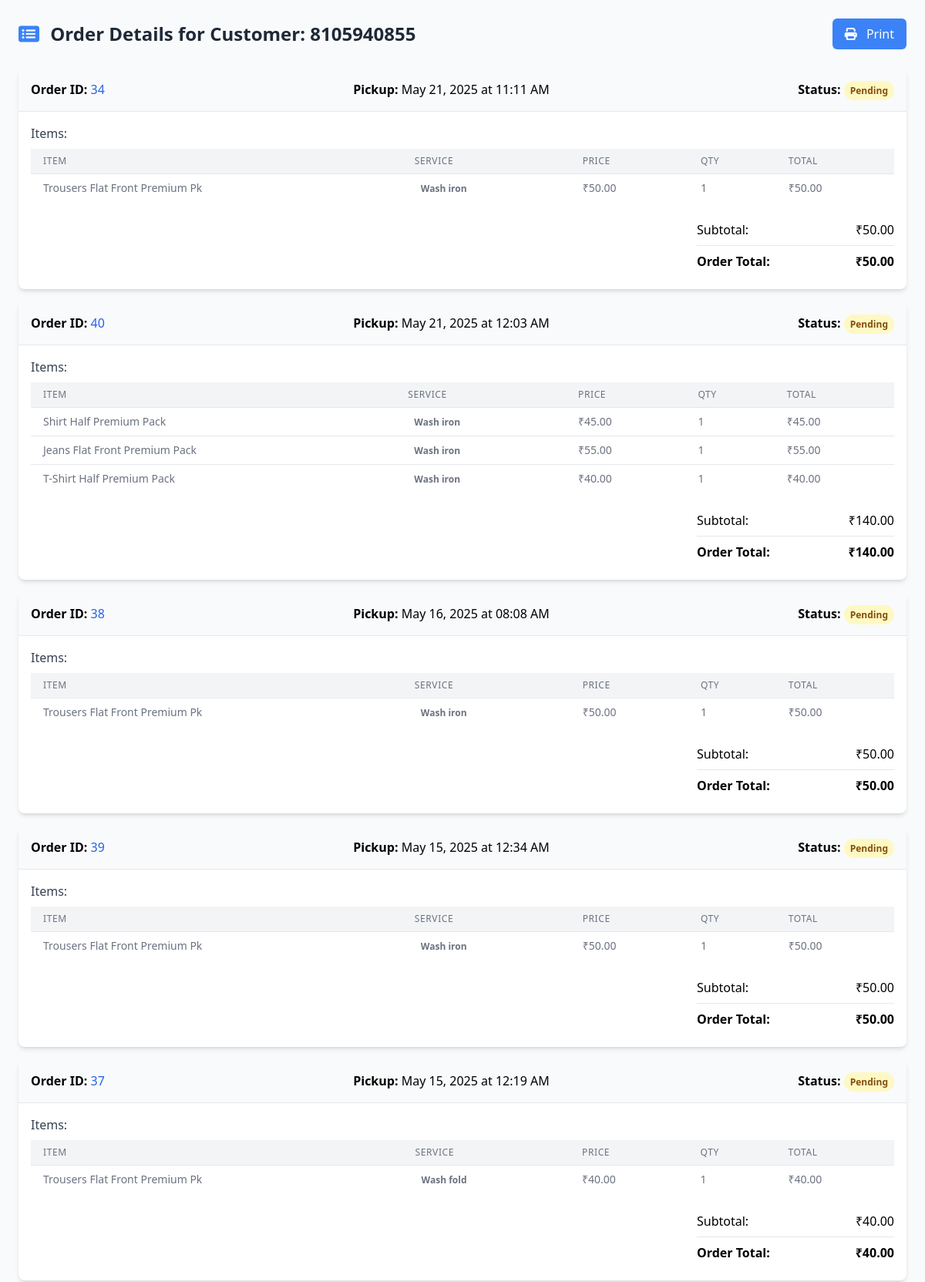
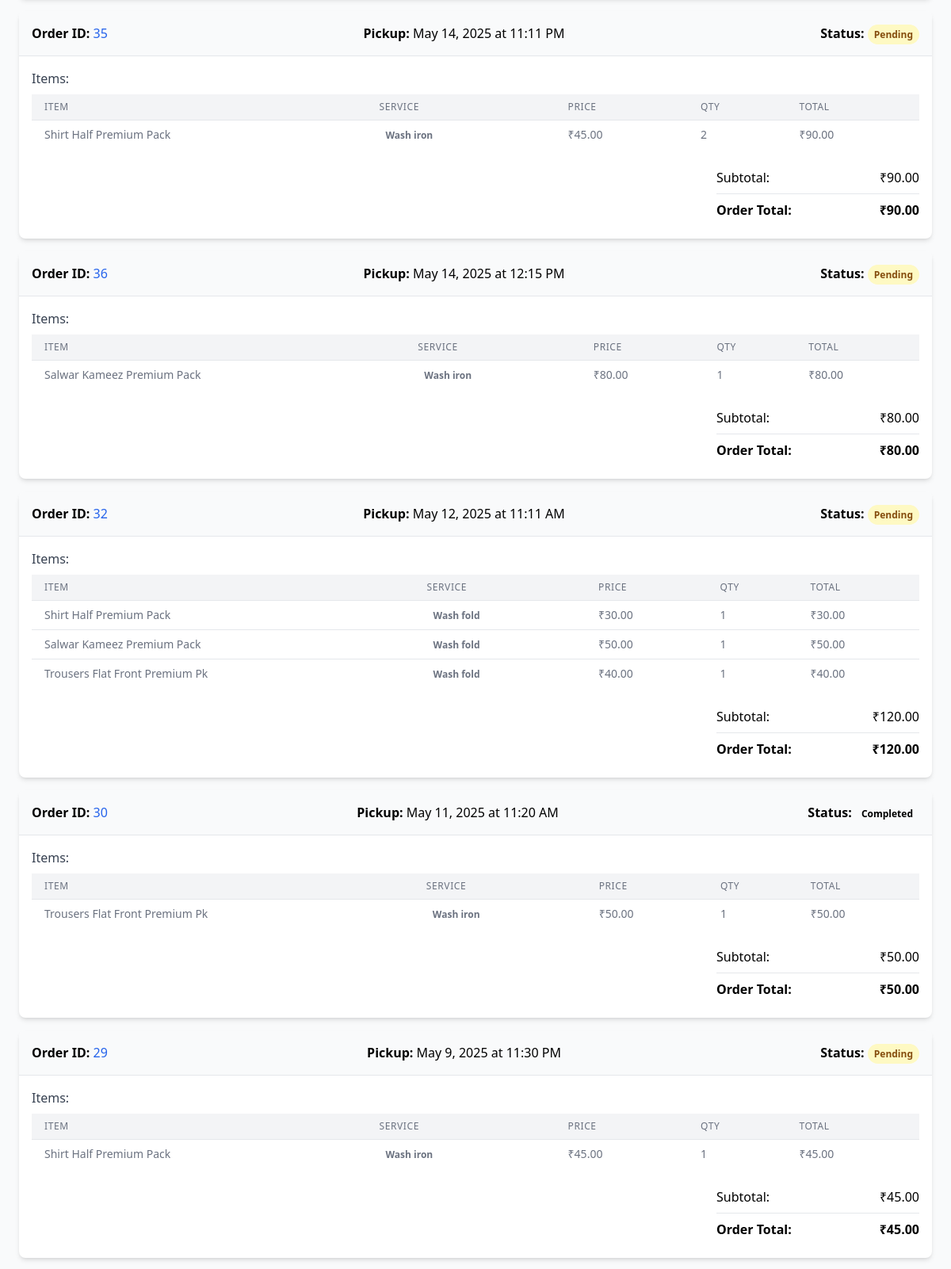
The app's page /admin/view_orders.php?customer_phone=8105940855 (upper part) with its own data (2 pictures, top to bottom).
### tables this page shows
CREATE TABLE IF NOT EXISTS `order_items` (
  `id` int NOT NULL AUTO_INCREMENT,
  `order_id` int DEFAULT NULL,
  `item_name` varchar(255) NOT NULL,
  `quantity` int NOT NULL,
  `price` decimal(10,2) NOT NULL,
  `comments` text,
  `service_type` varchar(20) DEFAULT 'wash_iron',
  PRIMARY KEY (`id`),
  KEY `order_id` (`order_id`)
);

CREATE TABLE IF NOT EXISTS `orders` (
  `id` int NOT NULL AUTO_INCREMENT,
  `customer_id` int DEFAULT NULL,
  `customer_name` varchar(100) DEFAULT NULL,
  `customer_email` varchar(100) DEFAULT NULL,
  `customer_phone` varchar(20) DEFAULT NULL,
  `total_price` int NOT NULL,
  `pickup_date` date DEFAULT NULL,
  `pickup_time` time DEFAULT NULL,
  `pickup_address` text,
  `created_at` timestamp NULL DEFAULT CURRENT_TIMESTAMP,
  `status` enum('pending','processing','completed','out_for_delivery') NOT NULL DEFAULT 'pending',
  PRIMARY KEY (`id`),
  KEY `customer_id` (`customer_id`)
);

### admin/view_orders.php (the view, shortened to what this page needs)
<?php
include 'db.php';
$customer_phone = isset($_GET['customer_phone']) ? intval($_GET['customer_phone']) : 0;
$query = "
    SELECT o.id as order_id, o.pickup_date, o.pickup_time, o.status, o.customer_phone,
           i.item_name, i.quantity, i.service_type, i.price
    FROM orders o
    JOIN order_items i ON o.id = i.order_id
    WHERE o.customer_phone = '$customer_phone'
    ORDER BY o.pickup_date DESC, o.pickup_time DESC
";
$result = mysqli_query($conn, $query);
$orders = [];
while ($row = mysqli_fetch_assoc($result)) {
    $order_id = $row['order_id'];
    if (!isset($orders[$order_id])) {
        $orders[$order_id] = [
            'pickup_date' => $row['pickup_date'],
            'pickup_time' => $row['pickup_time'],
            'status' => $row['status'],
            'customer_phone' => $row['customer_phone'],
            'items' => [],
            'subtotal' => 0
        ];
    }
    $item_total = $row['price'] * $row['quantity'];
    $orders[$order_id]['items'][] = [
        'item_name' => $row['item_name'],
        'quantity' => $row['quantity'],
        'service_type' => $row['service_type'],
        'price' => $row['price'],
        'item_total' => $item_total
    ];
    $orders[$order_id]['subtotal'] += $item_total;
}
?>
<!DOCTYPE html>
<html>
<head>
    <script src="https://cdn.tailwindcss.com"></script>
    <link rel="stylesheet" href="https://cdnjs.cloudflare.com/ajax/libs/font-awesome/6.4.0/css/all.min.css">
</head>
<body class="bg-gray-50 p-6">
    <div class="max-w-6xl mx-auto">
        <div class="flex justify-between items-center mb-6 no-print">
            <h2 class="text-2xl font-bold text-gray-800">
                <i class="fas fa-list-alt mr-2 text-blue-500"></i>
                Order Details for Customer: <?= htmlspecialchars($customer_phone) ?>
            </h2>
            <button onclick="window.print()" class="bg-blue-500 hover:bg-blue-600 text-white py-2 px-4 rounded-md transition duration-150 ease-in-out">
                <i class="fas fa-print mr-2"></i> Print
            </button>
        </div>
        <?php if(!empty($orders)): ?>
            <div class="space-y-4">
                <?php foreach ($orders as $order_id => $order): ?>
                    <div class="order-card bg-white rounded-lg shadow-md overflow-hidden">
                        <div class="p-4 border-b border-gray-200 bg-gray-50">
                            <div class="flex flex-wrap justify-between items-center">
                                <div class="mb-2 sm:mb-0">
                                    <span class="font-semibold">Order ID:</span>
                                    <span class="text-blue-600"><?= $order_id ?></span>
                                </div>
                                <div class="mb-2 sm:mb-0">
                                    <span class="font-semibold">Pickup:</span>
                                    <?= date('M j, Y', strtotime($order['pickup_date'])) ?>
                                    at <?= date('h:i A', strtotime($order['pickup_time'])) ?>
                                </div>
                                <div>
                                    <span class="font-semibold">Status:</span>
                                    <span class="px-2 py-1 text-xs font-semibold rounded-full
                                        <?= $order['status'] == 'pending' ? 'bg-yellow-100 text-yellow-800' : '' ?>
                                        <?= $order['status'] == 'processing' ? 'bg-blue-100 text-blue-800' : '' ?>
                                        <?= $order['status'] == 'ready' ? 'bg-green-100 text-green-800' : '' ?>
                                        <?= $order['status'] == 'delivered' ? 'bg-purple-100 text-purple-800' : '' ?>
                                        <?= $order['status'] == 'cancelled' ? 'bg-red-100 text-red-800' : '' ?>">
                                        <?= ucfirst($order['status']) ?>
                                    </span>
                                </div>
                            </div>
                        </div>
                        <div class="p-4">
                            <h3 class="font-medium text-gray-700 mb-2">Items:</h3>
                            <div class="overflow-x-auto">
                                <table class="min-w-full divide-y divide-gray-200">
                                    <thead class="bg-gray-100">
                                        <tr>
                                            <th class="px-4 py-2 text-left text-xs font-medium text-gray-500 uppercase tracking-wider">Item</th>
                                            <th class="px-4 py-2 text-left text-xs font-medium text-gray-500 uppercase tracking-wider">Service</th>
                                            <th class="px-4 py-2 text-left text-xs font-medium text-gray-500 uppercase tracking-wider">Price</th>
                                            <th class="px-4 py-2 text-left text-xs font-medium text-gray-500 uppercase tracking-wider">Qty</th>
                                            <th class="px-4 py-2 text-left text-xs font-medium text-gray-500 uppercase tracking-wider">Total</th>
                                        </tr>
                                    </thead>
                                    <tbody class="bg-white divide-y divide-gray-200">
                                        <?php foreach ($order['items'] as $item): ?>
                                            <tr>
                                                <td class="px-4 py-2 whitespace-nowrap text-sm text-gray-500"><?= htmlspecialchars($item['item_name']) ?></td>
                                                <td class="px-4 py-2 whitespace-nowrap text-sm text-gray-500">
                                                    <span class="px-2 py-1 text-xs font-semibold rounded-full
                                                        <?= $item['service_type'] == 'wash' ? 'bg-blue-100 text-blue-800' : '' ?>
                                                        <?= $item['service_type'] == 'dry_clean' ? 'bg-purple-100 text-purple-800' : '' ?>
                                                        <?= $item['service_type'] == 'iron' ? 'bg-green-100 text-green-800' : '' ?>">
                                                        <?= ucfirst(str_replace('_', ' ', $item['service_type'])) ?>
                                                    </span>
                                                </td>
                                                <td class="px-4 py-2 whitespace-nowrap text-sm text-gray-500">₹<?= number_format($item['price'], 2) ?></td>
                                                <td class="px-4 py-2 whitespace-nowrap text-sm text-gray-500"><?= $item['quantity'] ?></td>
                                                <td class="px-4 py-2 whitespace-nowrap text-sm text-gray-500">₹<?= number_format($item['item_total'], 2) ?></td>
                                            </tr>
                                        <?php endforeach; ?>
                                    </tbody>
                                </table>
                            </div>
                            <div class="mt-4 flex justify-end">
                                <div class="w-64">
                                    <div class="flex justify-between py-2 border-b">
                                        <span class="font-medium">Subtotal:</span>
                                        <span>₹<?= number_format($order['subtotal'], 2) ?></span>
                                    </div>
                                    <div class="flex justify-between py-2 font-bold">
                                        <span>Order Total:</span>
                                        <span>₹<?= number_format($order['subtotal'], 2) ?></span>
                                    </div>
                                </div>
                            </div>
                        </div>
                    </div>
                <?php endforeach; ?>
            </div>
        <?php endif; ?>
    </div>
</body>
</html>

### records on screen
order_items: order_id "34", order.pickup_date "May 21, 2025", order.pickup_time "11:11 AM", order.status "Pending", item_name "Trousers Flat Front Premium Pk", service_type "Wash iron", price "50.00", quantity "1", item_total "50.00", subtotal "50.00"
order_items: item_name "Jeans Flat Front Premium Pack", service_type "Wash iron", price "55.00", quantity "1", item_total "55.00"
order_items: item_name "T-Shirt Half Premium Pack", service_type "Wash iron", price "40.00", quantity "1", order "40.00"
order_items: order_id "38", order.pickup_date "May 16, 2025", order.pickup_time "08:08 AM", order.status "Pending", item_name "Trousers Flat Front Premium Pk", service_type "Wash iron", price "50.00", quantity "1", item_total "50.00", subtotal "50.00"
order_items: order_id "39", order.pickup_date "May 15, 2025", order.pickup_time "12:34 AM", order.status "Pending", item_name "Trousers Flat Front Premium Pk", service_type "Wash iron", price "50.00", quantity "1", item_total "50.00", subtotal "50.00"
order_items: order_id "37", order.pickup_date "May 15, 2025", order.pickup_time "12:19 AM", order.status "Pending", item_name "Trousers Flat Front Premium Pk", service_type "Wash fold", price "40.00", quantity "1", item_total "40.00", subtotal "40.00"
order_items: order_id "35", order.pickup_date "May 14, 2025", order.pickup_time "11:11 PM", order.status "Pending", item_name "Shirt Half Premium Pack", service_type "Wash iron", price "45.00", quantity "2", item_total "90.00", subtotal "90.00"
order_items: order_id "36", order.pickup_date "May 14, 2025", order.pickup_time "12:15 PM", order.status "Pending", item_name "Salwar Kameez Premium Pack", service_type "Wash iron", price "80.00", quantity "1", item_total "80.00", subtotal "80.00"
order_items: item_name "Shirt Half Premium Pack", service_type "Wash fold", price "30.00", quantity "1", item_total "30.00"
order_items: item_name "Salwar Kameez Premium Pack", service_type "Wash fold", price "50.00", quantity "1", item_total "50.00"
order_items: order_id "30", order.pickup_date "May 11, 2025", order.pickup_time "11:20 AM", order.status "Completed", item_name "Trousers Flat Front Premium Pk", service_type "Wash iron", price "50.00", quantity "1", item_total "50.00", subtotal "50.00"
order_items: order_id "29", order.pickup_date "May 9, 2025", order.pickup_time "11:30 PM", order.status "Pending", item_name "Shirt Half Premium Pack", service_type "Wash iron", price "45.00", quantity "1", item_total "45.00", subtotal "45.00"

### other values on screen
$customer_phone "8105940855"
$order_id "40"
date('M j, Y', strtotime($order['pickup_date'])) "May 21, 2025"
date('h:i A', strtotime($order['pickup_time'])) "12:03 AM"
$order['status'] "Pending"
$item['item_name'] "Shirt Half Premium Pack"
str_replace('_', ' ', $item['service_type']) "Wash iron"
$item['price'] "45.00"
$item['quantity'] "1"
$item['item_total'] "45.00"
$order['subtotal'] "140.00"
$order_id "32"
date('M j, Y', strtotime($order['pickup_date'])) "May 12, 2025"
date('h:i A', strtotime($order['pickup_time'])) "11:11 AM"
$item['item_name'] "Trousers Flat Front Premium Pk"
